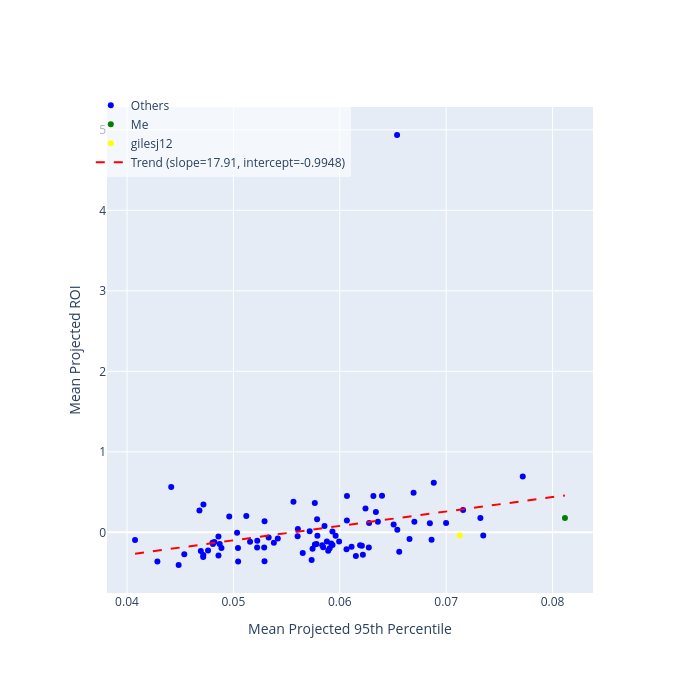

Source (notebook cell):
### Code cell
import plotly.graph_objects as go
import numpy as np

def get_color(entrant):
    if entrant == 'Me':
        return 'green'
    elif entrant == 'gilesj12':
        return 'yellow'
    else:
        return 'blue'

summary_df['color'] = summary_df['Entrant'].apply(get_color)


independent_variable = 'Mean Projected 95th Percentile'
dependent_variable = 'Mean Projected ROI'


fig = go.Figure()
for color, label in [('blue', 'Others'), ('green', 'Me'), ('yellow', 'gilesj12')]:
    subset = summary_df[summary_df['color'] == color]
    fig.add_trace(go.Scatter(
        x=subset[independent_variable],
        y=subset[dependent_variable],
        mode='markers',
        name=label,
        marker=dict(color=color),
        customdata=subset[summary_df.columns].values,
        hovertemplate='<br>'.join([f'{col}: %{{customdata[{i}]}}' for i, col in enumerate(summary_df.columns)])
    ))

x = summary_df[independent_variable]
y = summary_df[dependent_variable]
m, b = np.polyfit(x, y, 1)
x_line = np.linspace(x.min(), x.max(), 100)
y_line = m * x_line + b
fig.add_trace(go.Scatter(
    x=x_line, y=y_line, mode='lines',
    name=f'Trend (slope={m:.2f}, intercept={b:.4f})',
    line=dict(color='red', dash='dash')
))

fig.update_layout(
    width=700, height=700,
    margin=dict(l=80, r=80, t=80, b=80),
    xaxis=dict(title=independent_variable, domain=[0.05, 0.95]),
    yaxis=dict(title=dependent_variable, domain=[0.05, 0.95]),
    legend=dict(x=0.02, y=0.98, xanchor='left', yanchor='top',
                bgcolor='rgba(255,255,255,0.6)')
)
fig.show()

### Notes

### Figure 1 — Plotly figure (JSON) as saved in the notebook; plotly's stock layout.template omitted (floating-point values rounded to 4 significant figures; data arrays with more than 128 entries replaced by an {"elided": "..."} marker saying what was removed)
{"data": [{"customdata": {"elided": "85x14 mixed values"}, "hovertemplate": "Entrant: %{customdata[0]}<br>Mean Projected Payout: %{customdata[1]}<br>Mean Payout: %{customdata[2]}<br>Mean Projected Paid: %{customdata[3]}<br>Mean Paid: %{customdata[4]}<br>Mean Projected ROI: %{customdata[5]}<br>Mean ROI: %{customdata[6]}<br>Mean Projected Percentile: %{customdata[7]}<br>Mean Projected 95th Percentile: %{customdata[8]}<br>Mean Projected 99th Percentile: %{customdata[9]}<br>Mean Points: %{customdata[10]}<br>Num Entries: %{customdata[11]}<br>Expected ROI: %{customdata[12]}<br>color: %{customdata[13]}", "marker": {"color": "blue"}, "mode": "markers", "name": "Others", "type": "scatter", "x": [0.0772, 0.07348, 0.07321, 0.07159, 0.06999, 0.06883, 0.06863, 0.06847, 0.06701, 0.06694, 0.06655, 0.06559, 0.06541, 0.06538, 0.06506, 0.06397, 0.06358, 0.06339, 0.06316, 0.06276, 0.06273, 0.06242, 0.06217, 0.06207, 0.06191, 0.06151, 0.06111, 0.06067, 0.06067, 0.06063, 0.05993, 0.05961, 0.05931, 0.05931, 0.05919, 0.05905, 0.05891, 0.05878, 0.05857, 0.05844, 0.05835, 0.05789, 0.05787, 0.05781, 0.05766, 0.05765, 0.05744, 0.05735, 0.05717, 0.05652, 0.05606, 0.05603, 0.05565, 0.05418, 0.0538, 0.05331, 0.05293, 0.05292, 0.05289, 0.05224, 0.05223, 0.05157, 0.05121, 0.05044, 0.05043, 0.05035, 0.04961, 0.04888, 0.04871, 0.0486, 0.04859, 0.04821, 0.04808, 0.04804, 0.04762, 0.04718, 0.04717, 0.04716, 0.04694, 0.04681, 0.04538, 0.04485, 0.04415, 0.04286, 0.04076], "y": [0.6937, -0.03769, 0.1789, 0.2783, 0.115, 0.6154, -0.09314, 0.113, 0.1312, 0.4925, -0.08319, -0.2423, 0.03101, 4.935, 0.09819, 0.4537, 0.1313, 0.2516, 0.4504, 0.1154, -0.1871, 0.2968, -0.2798, -0.1675, -0.1608, -0.2945, -0.1775, 0.4503, 0.1483, -0.2108, -0.1125, -0.04255, -0.1569, 0.01051, -0.1371, -0.1989, -0.2278, -0.1143, 0.07778, -0.1848, -0.1598, -0.04263, 0.1612, -0.1439, -0.1516, 0.3638, -0.2032, -0.3443, 0.01406, -0.2555, 0.04299, -0.04914, 0.379, -0.0772, -0.1288, -0.06322, 0.1371, -0.3582, -0.1889, -0.1055, -0.187, -0.1157, 0.2033, -0.363, -0.1937, -0.005208, 0.1955, -0.1958, -0.1445, -0.289, -0.0503, -0.1208, -0.1462, -0.1294, -0.2249, 0.347, -0.2801, -0.3063, -0.2319, 0.271, -0.2715, -0.405, 0.5646, -0.3619, -0.09657]}, {"customdata": [["Me", 4.71, 0, 0.354, 0, 0.1774, -1, 0.5944, 0.08116, 0.01773, 102.3, 3610, 0.4589, "green"]], "hovertemplate": "Entrant: %{customdata[0]}<br>Mean Projected Payout: %{customdata[1]}<br>Mean Payout: %{customdata[2]}<br>Mean Projected Paid: %{customdata[3]}<br>Mean Paid: %{customdata[4]}<br>Mean Projected ROI: %{customdata[5]}<br>Mean ROI: %{customdata[6]}<br>Mean Projected Percentile: %{customdata[7]}<br>Mean Projected 95th Percentile: %{customdata[8]}<br>Mean Projected 99th Percentile: %{customdata[9]}<br>Mean Points: %{customdata[10]}<br>Num Entries: %{customdata[11]}<br>Expected ROI: %{customdata[12]}<br>color: %{customdata[13]}", "marker": {"color": "green"}, "mode": "markers", "name": "Me", "type": "scatter", "x": [0.08116], "y": [0.1774]}, {"customdata": [["gilesj12", 3.849, 3.894, 0.3077, 0.311, -0.03771, -0.02638, 0.5537, 0.07127, 0.01381, 98.97, 1810, 0.2817, "yellow"]], "hovertemplate": "Entrant: %{customdata[0]}<br>Mean Projected Payout: %{customdata[1]}<br>Mean Payout: %{customdata[2]}<br>Mean Projected Paid: %{customdata[3]}<br>Mean Paid: %{customdata[4]}<br>Mean Projected ROI: %{customdata[5]}<br>Mean ROI: %{customdata[6]}<br>Mean Projected Percentile: %{customdata[7]}<br>Mean Projected 95th Percentile: %{customdata[8]}<br>Mean Projected 99th Percentile: %{customdata[9]}<br>Mean Points: %{customdata[10]}<br>Num Entries: %{customdata[11]}<br>Expected ROI: %{customdata[12]}<br>color: %{customdata[13]}", "marker": {"color": "yellow"}, "mode": "markers", "name": "gilesj12", "type": "scatter", "x": [0.07127], "y": [-0.03771]}, {"line": {"color": "red", "dash": "dash"}, "mode": "lines", "name": "Trend (slope=17.91, intercept=-0.9948)", "type": "scatter", "x": [0.04076, 0.04116, 0.04157, 0.04198, 0.04239, 0.0428, 0.0432, 0.04361, 0.04402, 0.04443, 0.04484, 0.04525, 0.04565, 0.04606, 0.04647, 0.04688, 0.04729, 0.04769, 0.0481, 0.04851, 0.04892, 0.04933, 0.04974, 0.05014, 0.05055, 0.05096, 0.05137, 0.05178, 0.05218, 0.05259, 0.053, 0.05341, 0.05382, 0.05423, 0.05463, 0.05504, 0.05545, 0.05586, 0.05627, 0.05667, 0.05708, 0.05749, 0.0579, 0.05831, 0.05871, 0.05912, 0.05953, 0.05994, 0.06035, 0.06076, 0.06116, 0.06157, 0.06198, 0.06239, 0.0628, 0.0632, 0.06361, 0.06402, 0.06443, 0.06484, 0.06525, 0.06565, 0.06606, 0.06647, 0.06688, 0.06729, 0.06769, 0.0681, 0.06851, 0.06892, 0.06933, 0.06974, 0.07014, 0.07055, 0.07096, 0.07137, 0.07178, 0.07218, 0.07259, 0.073, 0.07341, 0.07382, 0.07422, 0.07463, 0.07504, 0.07545, 0.07586, 0.07627, 0.07667, 0.07708, 0.07749, 0.0779, 0.07831, 0.07871, 0.07912, 0.07953, 0.07994, 0.08035, 0.08076, 0.08116], "y": [-0.2648, -0.2575, -0.2502, -0.2429, -0.2356, -0.2283, -0.2209, -0.2136, -0.2063, -0.199, -0.1917, -0.1844, -0.1771, -0.1698, -0.1625, -0.1551, -0.1478, -0.1405, -0.1332, -0.1259, -0.1186, -0.1113, -0.104, -0.09667, -0.08935, -0.08204, -0.07473, -0.06742, -0.06011, -0.0528, -0.04549, -0.03818, -0.03087, -0.02356, -0.01625, -0.008939, -0.001629, 0.005682, 0.01299, 0.0203, 0.02761, 0.03492, 0.04223, 0.04954, 0.05686, 0.06417, 0.07148, 0.07879, 0.0861, 0.09341, 0.1007, 0.108, 0.1153, 0.1226, 0.13, 0.1373, 0.1446, 0.1519, 0.1592, 0.1665, 0.1738, 0.1811, 0.1884, 0.1958, 0.2031, 0.2104, 0.2177, 0.225, 0.2323, 0.2396, 0.2469, 0.2542, 0.2615, 0.2689, 0.2762, 0.2835, 0.2908, 0.2981, 0.3054, 0.3127, 0.32, 0.3273, 0.3347, 0.342, 0.3493, 0.3566, 0.3639, 0.3712, 0.3785, 0.3858, 0.3931, 0.4004, 0.4078, 0.4151, 0.4224, 0.4297, 0.437, 0.4443, 0.4516, 0.4589]}], "layout": {"height": 700, "legend": {"bgcolor": "rgba(255,255,255,0.6)", "x": 0.02, "xanchor": "left", "y": 0.98, "yanchor": "top"}, "margin": {"b": 80, "l": 80, "r": 80, "t": 80}, "width": 700, "xaxis": {"domain": [0.05, 0.95], "title": {"text": "Mean Projected 95th Percentile"}}, "yaxis": {"domain": [0.05, 0.95], "title": {"text": "Mean Projected ROI"}}}}
